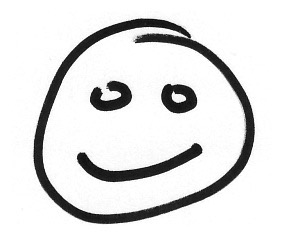
#> input picture Faces/data/faces/Scan001S.jpeg, 283 x 236 px, found by its file name
$ jupyter execute --allow-errors TestImage-Copy1.ipynb   (shell and % lines are left out)
#> lines starting #> are read from the running program, lines starting #| are printed output that depends on the picture
# Using PCA for dimension reduction, and K Nearest Neighbors:
# Terry Snow 22/1/17
# based on testimage, using normalized images

[cell 1]
from skimage import io
import matplotlib.pyplot as plt
import matplotlib.image as mpimg
import numpy as np
import pandas as pd
from sklearn.model_selection import train_test_split

[cell 2]
#pwd should 'C:\\Users\\snowt\\ML\\BigData' for QAL
#pwd should be '/Users/terrysnow/Big Data' for home

[cell 3]
#path = "scan000S.jpeg"
#QAL
#path = "data/faces/scan001S.jpeg"
path = "data/facesnorm/scan001S.jpeg"
face = mpimg.imread(path,format='jpeg')
#> face is the input picture: shape (236, 283); min 0, max 255, mean 223.3
plt.imshow(face,cmap=plt.get_cmap("gray"))

[cell 4]
#size of image matrix

[cell 5]
image_shape=np.shape(face)
#> image_shape = (236, 283)
NROWS,NCOLS = image_shape
#> NROWS = 236; NCOLS = 283
image_shape
NROWS,NCOLS
#> Out = (236, 283)

[cell 6]
import glob

[cell 7]
imfiles = glob.glob("data/facesnorm/*.jpeg")

#> (a cell that did not finish here is left out)

[cell 9]
#I should have 4*6*5 = 120 files , 1 file is missing, it is the first face on Daniels page

#> (a cell that did not finish here is left out)

[cell 11]
#Image has to be flattened for the PCA algo to work
imdata = np.zeros((119,NROWS*NCOLS))
imdatatype = np.ravel(np.zeros(119,))

[cell 12]
for i,f in enumerate(imfiles):
    im = mpimg.imread(f,'grey')
    imflat = im.flatten()/255.0
    typetest = 0 if f[SMILEY_INDEX]=='S' else 1
    imtype = np.array(typetest)
    imdata[i] = imflat
    imdatatype[i] = imtype

[cell 13]
np.shape(imdata)
#> Out = (119, 66788)

[cell 14]
np.shape(imdatatype)

[cell 15]
imdatatype = np.ravel(imdatatype)

[cell 16]
X_train, X_test, y_train, y_test = train_test_split(imdata,imdatatype, random_state=0)
#> y_train = 89 values from 0 to 0; y_test = 30 values from 0 to 0

[cell 17]
#The data set has been split into a training set and test set

[cell 18]
np.shape(X_train)
#> Out = (89, 66788)

[cell 19]
X_train[(0),(120,111)]

[cell 20]
y_test

[cell 21]
np.shape(y_test)

[cell 22]
#I have experimented with the number of Principal Components, 85 seems to be about the sweet spot
#more than 85 the accuracy starts reducing

[cell 23]
from sklearn import decomposition

pca = decomposition.PCA(n_components=65,whiten=True, random_state=0)
pca.fit(X_train)
X_train_pca = pca.transform(X_train)
X_test_pca = pca.transform(X_test)

[cell 24]
np.shape(X_train),np.shape(X_test)

[cell 25]
print(format(pca.components_.shape))

[cell 26]
from sklearn.neighbors import KNeighborsClassifier

[cell 27]
#can determine the accuracy of the classifier againts the test set

[cell 28]
knn = KNeighborsClassifier(n_neighbors=1)
knn.fit(X_train_pca,y_train)
#> X_train_pca: shape (89, 65) float64; every value is 0
print("Test set accuracy: {:.2f}".format(knn.score(X_test_pca, y_test)))
#| Test set accuracy: 1.00
#> X_test_pca: shape (30, 65) float64; every value is 0

[cell 29]
#can visualize PCA components, looking at first 15

[cell 30]
fix, axes = plt.subplots(3,5, figsize=(15,12),subplot_kw={'xticks':(),'yticks':()})
for i, (component, ax) in enumerate(zip(pca.components_, axes.ravel())):
    ax.imshow(component.reshape(image_shape),cmap='viridis')
    ax.set_title("{}. component".format((i+1)))
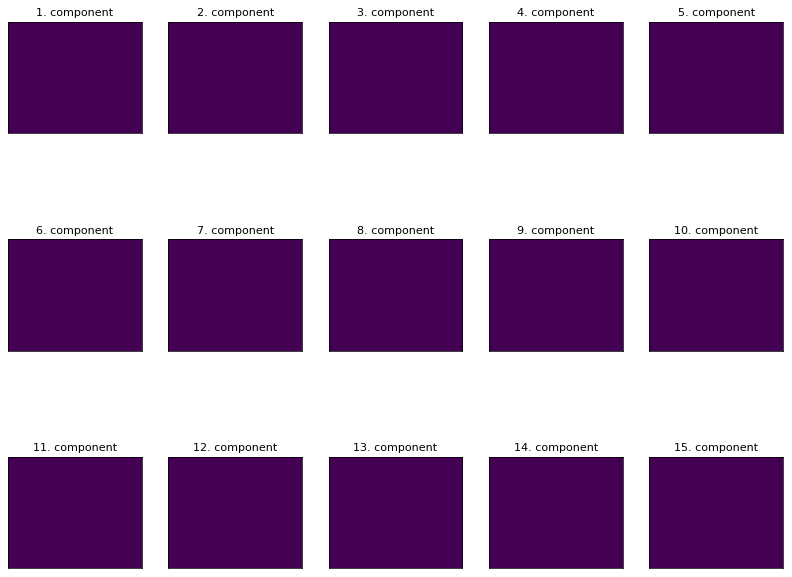
#> figure drawn by matplotlib, 15 panels

[cell 31]
#X_all_pca = pca.transform(imdata)
predict_test_ = knn.predict(X_test_pca)

[cell 32]
predict_test_

[cell 33]
y_test

## Displaying the test set (incorrect classifications are prefixed with X: )

[cell 34]
fix1, axes1 = plt.subplots(6,5, figsize=(15,12),subplot_kw={'xticks':(),'yticks':()})
for i, (component, ax) in enumerate(zip(X_test*255., axes1.ravel())):
    ax.imshow(component.reshape(image_shape),cmap='gray')
    #ax.set_title("{}".format("happy" if predict_test_[i] == 0 else "sad"))
    ax.set_title("{}{}".format("X-" if predict_test_[i] != y_test[i] else "",
                               "happy" if predict_test_[i] == 0 else "sad"))
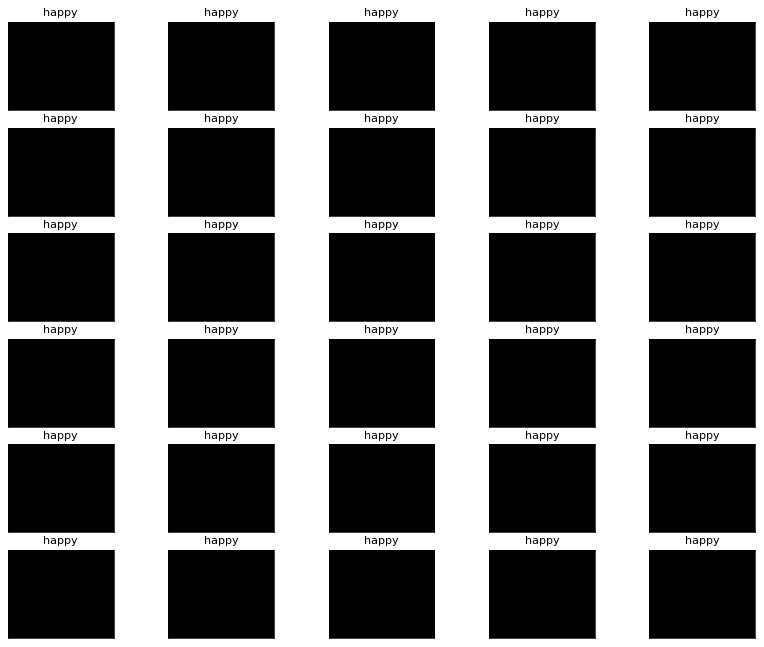
#> figure drawn by matplotlib, 30 panels

[cell 35]
#find the nearest neighboors for the incorrectly classified faces

[cell 36]
compare_index = 0
distance,nearest = knn.kneighbors(X_test_pca[compare_index].reshape(1,-1))
nearest,distance

[cell 37]
fix2, axes2 = plt.subplots(1,2, figsize=(15,19),subplot_kw={'xticks':(),'yticks':()})
axes2[0].imshow(X_train[nearest].reshape(image_shape)*255,cmap='gray')
axes2[0].set_title("Training")
axes2[1].imshow(X_test[compare_index].reshape(image_shape)*255,cmap='gray')
axes2[1].set_title("Test - dist={}".format(distance))
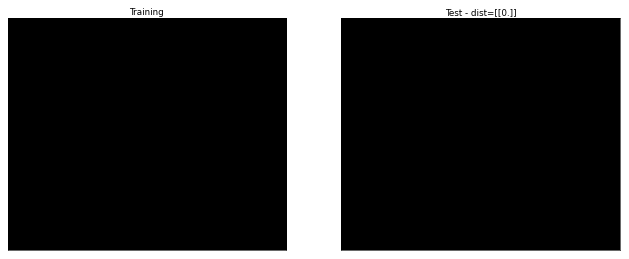
#> figure drawn by matplotlib, 2 panels

[cell 38]
#finding the nearest neighboors for the whole test set
fix3, axes3 = plt.subplots(30,2,figsize=(10,80),subplot_kw={'xticks':(),'yticks':()})
for i, component in enumerate(X_test*255.):
    compare_index = i
    distance,nearest = knn.kneighbors(X_test_pca[i].reshape(1,-1))
    axes3[i,0].imshow(X_train[nearest].reshape(image_shape)*255,cmap='gray')
    axes3[i,0].set_title('Nearest Training {}'.format(distance))
    axes3[i,1].imshow(component.reshape(image_shape),cmap='gray')
    axes3[i,1].set_title("Test")
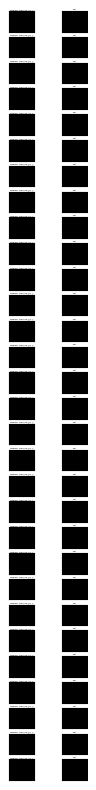
#> figure drawn by matplotlib, 60 panels
